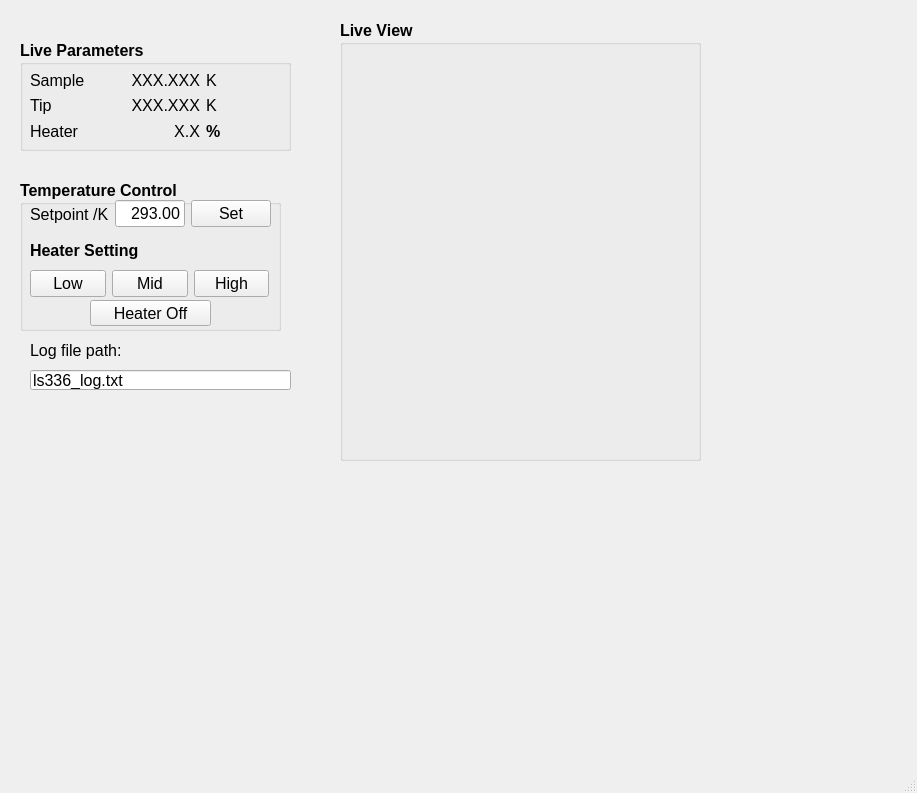
<?xml version="1.0" encoding="UTF-8"?>
<ui version="4.0">
 <class>MainWindow</class>
 <widget class="QMainWindow" name="MainWindow">
  <property name="geometry">
   <rect>
    <x>0</x>
    <y>0</y>
    <width>917</width>
    <height>793</height>
   </rect>
  </property>
  <property name="font">
   <font>
    <family>Arial</family>
    <pointsize>12</pointsize>
   </font>
  </property>
  <property name="windowTitle">
   <string>LS336 Control</string>
  </property>
  <widget class="QWidget" name="centralwidget">
   <widget class="QLineEdit" name="savePath">
    <property name="geometry">
     <rect>
      <x>30</x>
      <y>370</y>
      <width>261</width>
      <height>20</height>
     </rect>
    </property>
    <property name="text">
     <string>ls336_log.txt</string>
    </property>
   </widget>
   <widget class="QGroupBox" name="groupBox">
    <property name="geometry">
     <rect>
      <x>20</x>
      <y>40</y>
      <width>271</width>
      <height>111</height>
     </rect>
    </property>
    <property name="font">
     <font>
      <family>Arial</family>
      <pointsize>12</pointsize>
      <weight>75</weight>
      <bold>true</bold>
     </font>
    </property>
    <property name="autoFillBackground">
     <bool>false</bool>
    </property>
    <property name="title">
     <string>Live Parameters</string>
    </property>
    <widget class="QWidget" name="gridLayoutWidget">
     <property name="geometry">
      <rect>
       <x>10</x>
       <y>30</y>
       <width>258</width>
       <height>71</height>
      </rect>
     </property>
     <layout class="QGridLayout" name="gridLayout">
      <item row="0" column="2">
       <widget class="QLabel" name="label_5">
        <property name="font">
         <font>
          <weight>50</weight>
          <bold>false</bold>
         </font>
        </property>
        <property name="text">
         <string>K</string>
        </property>
       </widget>
      </item>
      <item row="1" column="2">
       <widget class="QLabel" name="label_8">
        <property name="font">
         <font>
          <weight>50</weight>
          <bold>false</bold>
         </font>
        </property>
        <property name="text">
         <string>K</string>
        </property>
       </widget>
      </item>
      <item row="1" column="1">
       <widget class="QLabel" name="displayHeater">
        <property name="font">
         <font>
          <weight>50</weight>
          <bold>false</bold>
         </font>
        </property>
        <property name="text">
         <string>XXX.XXX</string>
        </property>
        <property name="alignment">
         <set>Qt::AlignRight|Qt::AlignTrailing|Qt::AlignVCenter</set>
        </property>
       </widget>
      </item>
      <item row="0" column="1">
       <widget class="QLabel" name="displayTemp">
        <property name="font">
         <font>
          <weight>50</weight>
          <bold>false</bold>
         </font>
        </property>
        <property name="text">
         <string>XXX.XXX</string>
        </property>
        <property name="alignment">
         <set>Qt::AlignRight|Qt::AlignTrailing|Qt::AlignVCenter</set>
        </property>
       </widget>
      </item>
      <item row="0" column="0">
       <widget class="QLabel" name="label_4">
        <property name="font">
         <font>
          <weight>50</weight>
          <bold>false</bold>
         </font>
        </property>
        <property name="text">
         <string>Sample</string>
        </property>
       </widget>
      </item>
      <item row="1" column="0">
       <widget class="QLabel" name="label_6">
        <property name="font">
         <font>
          <weight>50</weight>
          <bold>false</bold>
         </font>
        </property>
        <property name="text">
         <string>Tip</string>
        </property>
       </widget>
      </item>
      <item row="2" column="0">
       <widget class="QLabel" name="label_2">
        <property name="font">
         <font>
          <weight>50</weight>
          <bold>false</bold>
          <kerning>true</kerning>
         </font>
        </property>
        <property name="text">
         <string>Heater</string>
        </property>
       </widget>
      </item>
      <item row="2" column="1">
       <widget class="QLabel" name="label_3">
        <property name="font">
         <font>
          <weight>50</weight>
          <bold>false</bold>
         </font>
        </property>
        <property name="text">
         <string>X.X</string>
        </property>
        <property name="alignment">
         <set>Qt::AlignRight|Qt::AlignTrailing|Qt::AlignVCenter</set>
        </property>
       </widget>
      </item>
      <item row="2" column="2">
       <widget class="QLabel" name="label_7">
        <property name="text">
         <string>%</string>
        </property>
       </widget>
      </item>
     </layout>
    </widget>
   </widget>
   <widget class="QGroupBox" name="groupBox_2">
    <property name="geometry">
     <rect>
      <x>20</x>
      <y>180</y>
      <width>261</width>
      <height>151</height>
     </rect>
    </property>
    <property name="font">
     <font>
      <weight>75</weight>
      <bold>true</bold>
     </font>
    </property>
    <property name="title">
     <string>Temperature Control</string>
    </property>
    <widget class="QLabel" name="label">
     <property name="geometry">
      <rect>
       <x>10</x>
       <y>60</y>
       <width>131</width>
       <height>21</height>
      </rect>
     </property>
     <property name="text">
      <string>Heater Setting</string>
     </property>
    </widget>
    <widget class="QPushButton" name="setSetPoint_5">
     <property name="geometry">
      <rect>
       <x>70</x>
       <y>120</y>
       <width>121</width>
       <height>26</height>
      </rect>
     </property>
     <property name="font">
      <font>
       <weight>50</weight>
       <bold>false</bold>
      </font>
     </property>
     <property name="text">
      <string>Heater Off</string>
     </property>
    </widget>
    <widget class="QWidget" name="">
     <property name="geometry">
      <rect>
       <x>10</x>
       <y>20</y>
       <width>241</width>
       <height>28</height>
      </rect>
     </property>
     <layout class="QHBoxLayout" name="horizontalLayout">
      <item>
       <widget class="QLabel" name="label_12">
        <property name="font">
         <font>
          <weight>50</weight>
          <bold>false</bold>
         </font>
        </property>
        <property name="text">
         <string>Setpoint /K</string>
        </property>
       </widget>
      </item>
      <item>
       <widget class="QLineEdit" name="setSetpointValue">
        <property name="font">
         <font>
          <weight>50</weight>
          <bold>false</bold>
         </font>
        </property>
        <property name="text">
         <string>293.00</string>
        </property>
        <property name="alignment">
         <set>Qt::AlignRight|Qt::AlignTrailing|Qt::AlignVCenter</set>
        </property>
       </widget>
      </item>
      <item>
       <widget class="QPushButton" name="setSetPoint">
        <property name="font">
         <font>
          <weight>50</weight>
          <bold>false</bold>
         </font>
        </property>
        <property name="text">
         <string>Set</string>
        </property>
       </widget>
      </item>
     </layout>
    </widget>
    <widget class="QWidget" name="">
     <property name="geometry">
      <rect>
       <x>10</x>
       <y>90</y>
       <width>239</width>
       <height>28</height>
      </rect>
     </property>
     <layout class="QHBoxLayout" name="horizontalLayout_2">
      <item>
       <widget class="QPushButton" name="setSetPoint_2">
        <property name="font">
         <font>
          <weight>50</weight>
          <bold>false</bold>
         </font>
        </property>
        <property name="text">
         <string>Low</string>
        </property>
       </widget>
      </item>
      <item>
       <widget class="QPushButton" name="setSetPoint_3">
        <property name="font">
         <font>
          <weight>50</weight>
          <bold>false</bold>
         </font>
        </property>
        <property name="text">
         <string>Mid</string>
        </property>
       </widget>
      </item>
      <item>
       <widget class="QPushButton" name="setSetPoint_4">
        <property name="font">
         <font>
          <weight>50</weight>
          <bold>false</bold>
         </font>
        </property>
        <property name="text">
         <string>High</string>
        </property>
       </widget>
      </item>
     </layout>
    </widget>
   </widget>
   <widget class="QGroupBox" name="groupBox_4">
    <property name="geometry">
     <rect>
      <x>340</x>
      <y>20</y>
      <width>361</width>
      <height>441</height>
     </rect>
    </property>
    <property name="font">
     <font>
      <weight>75</weight>
      <bold>true</bold>
     </font>
    </property>
    <property name="title">
     <string>Live View</string>
    </property>
    <widget class="GraphicsLayoutWidget" name="liveView" native="true">
     <property name="geometry">
      <rect>
       <x>10</x>
       <y>19</y>
       <width>341</width>
       <height>411</height>
      </rect>
     </property>
    </widget>
   </widget>
   <widget class="QLabel" name="label_13">
    <property name="geometry">
     <rect>
      <x>30</x>
      <y>340</y>
      <width>101</width>
      <height>21</height>
     </rect>
    </property>
    <property name="text">
     <string>Log file path:</string>
    </property>
   </widget>
  </widget>
  <widget class="QStatusBar" name="statusConnection">
   <property name="enabled">
    <bool>true</bool>
   </property>
  </widget>
 </widget>
 <customwidgets>
  <customwidget>
   <class>GraphicsLayoutWidget</class>
   <extends>QWidget</extends>
   <header>pyqtgraph</header>
   <container>1</container>
  </customwidget>
 </customwidgets>
 <resources/>
 <connections/>
 <designerdata>
  <property name="gridDeltaX">
   <number>10</number>
  </property>
  <property name="gridDeltaY">
   <number>10</number>
  </property>
  <property name="gridSnapX">
   <bool>true</bool>
  </property>
  <property name="gridSnapY">
   <bool>true</bool>
  </property>
  <property name="gridVisible">
   <bool>true</bool>
  </property>
 </designerdata>
</ui>
